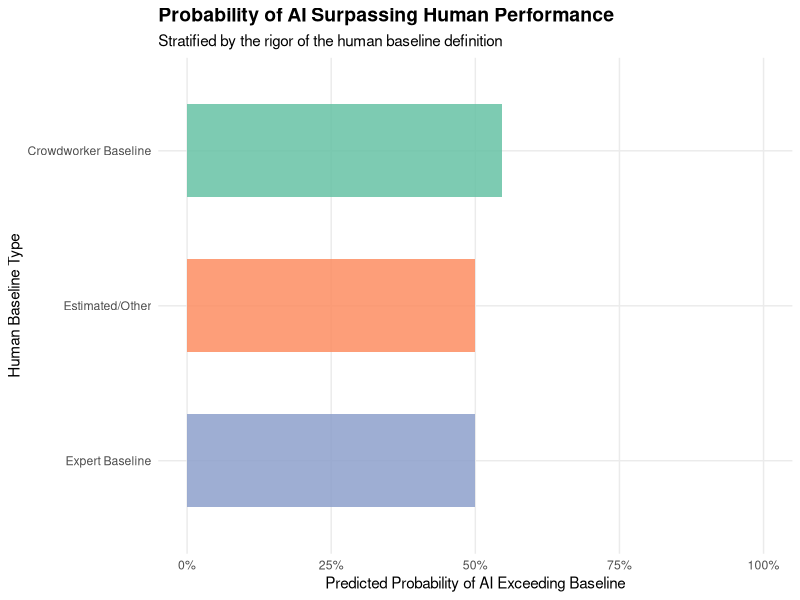

The R script that drew this image:
## ---- chunk 1
#| message: false
#| warning: false
library(readr)
library(dplyr)
library(ggplot2)
## ---- chunk 2
benchmarks <- read_csv("data/benchmarks.csv", show_col_types = FALSE)
head(benchmarks)
## ---- chunk 3
clean_benchmarks <- benchmarks |>
  filter(!is.na(ai_exceeds_human), !is.na(human_baseline_type)) |>
  mutate(
    baseline_category = case_when(
      grepl("expert", human_baseline_type) ~ "Expert Baseline",
      grepl("crowd|annotator", human_baseline_type) ~ "Crowdworker Baseline",
      TRUE ~ "Estimated/Other"
    ),
    baseline_category = as.factor(baseline_category)
  )

head(clean_benchmarks |> select(benchmark, baseline_category, ai_exceeds_human))
## ---- chunk 4
log_model <- glm(ai_exceeds_human ~ baseline_category, data = clean_benchmarks, family = "binomial")

summary(log_model)$coefficients
## ---- chunk 5
category_preds <- clean_benchmarks |> 
  distinct(baseline_category) |>
  mutate(
    predicted_prob = predict(
      log_model,
      newdata = pick(baseline_category),
      type = "response"
    )
  )
## ---- chunk 6
#| label: fig-baseline-prob
#| fig-cap: "Predicted probability of an AI model exceeding the human baseline, categorized by the rigor of the human evaluation."
#| warning: false

ggplot(category_preds, aes(x = reorder(baseline_category, predicted_prob), y = predicted_prob, fill = baseline_category)) +
  geom_col(alpha = 0.85, width = 0.6) +
  coord_flip() +
  scale_y_continuous(labels = scales::percent_format(), limits = c(0, 1)) +
  scale_fill_brewer(palette = "Set2") +
  labs(
    title = "Probability of AI Surpassing Human Performance",
    subtitle = "Stratified by the rigor of the human baseline definition",
    x = "Human Baseline Type",
    y = "Predicted Probability of AI Exceeding Baseline"
  ) +
  theme_minimal() +
  theme(
    legend.position = "none",
    plot.title = element_text(face = "bold", size = 14),
    panel.grid.minor = element_blank()
  )
